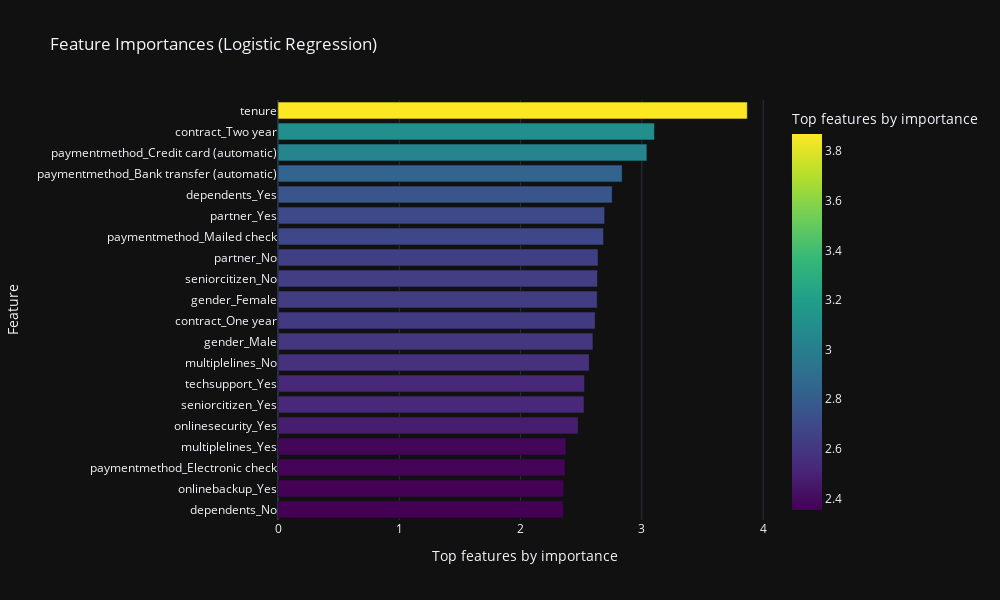

Write notebook code for a chart like this one.
### Code cell
# Create the Plotly bar chart
fig = px.bar(top_20, 
             x='Importance', 
             y='Feature', 
             orientation='h',
             title='Feature Importances (Logistic Regression)',
             color='Importance', 
             color_continuous_scale='viridis',
             labels={'Importance': 'Top features by importance', 'Feature': 'Feature'})
fig.update_layout(showlegend=True, 
                  template='plotly_dark',
                  width=1000,
                  height=600)

### Figure 1 — Plotly figure (JSON) as saved in the notebook; plotly's stock layout.template omitted (floating-point values rounded to 4 significant figures)
{"data": [{"hovertemplate": "Top features by importance=%{marker.color}<br>Feature=%{y}<extra></extra>", "legendgroup": "", "marker": {"color": [2.353, 2.356, 2.368, 2.374, 2.475, 2.523, 2.527, 2.566, 2.597, 2.615, 2.631, 2.634, 2.638, 2.684, 2.693, 2.755, 2.837, 3.042, 3.103, 3.869], "coloraxis": "coloraxis", "pattern": {"shape": ""}}, "name": "", "orientation": "h", "showlegend": false, "textposition": "auto", "type": "bar", "x": [2.353, 2.356, 2.368, 2.374, 2.475, 2.523, 2.527, 2.566, 2.597, 2.615, 2.631, 2.634, 2.638, 2.684, 2.693, 2.755, 2.837, 3.042, 3.103, 3.869], "xaxis": "x", "y": ["dependents_No", "onlinebackup_Yes", "paymentmethod_Electronic check", "multiplelines_Yes", "onlinesecurity_Yes", "seniorcitizen_Yes", "techsupport_Yes", "multiplelines_No", "gender_Male", "contract_One year", "gender_Female", "seniorcitizen_No", "partner_No", "paymentmethod_Mailed check", "partner_Yes", "dependents_Yes", "paymentmethod_Bank transfer (automatic)", "paymentmethod_Credit card (automatic)", "contract_Two year", "tenure"], "yaxis": "y"}], "layout": {"barmode": "relative", "coloraxis": {"colorbar": {"title": {"text": "Top features by importance"}}, "colorscale": [[0, "#440154"], [0.1111, "#482878"], [0.2222, "#3e4989"], [0.3333, "#31688e"], [0.4444, "#26828e"], [0.5556, "#1f9e89"], [0.6667, "#35b779"], [0.7778, "#6ece58"], [0.8889, "#b5de2b"], [1, "#fde725"]]}, "height": 600, "legend": {"tracegroupgap": 0}, "showlegend": true, "title": {"text": "Feature Importances (Logistic Regression)"}, "width": 1000, "xaxis": {"anchor": "y", "domain": [0, 1], "title": {"text": "Top features by importance"}}, "yaxis": {"anchor": "x", "domain": [0, 1], "title": {"text": "Feature"}}}}
